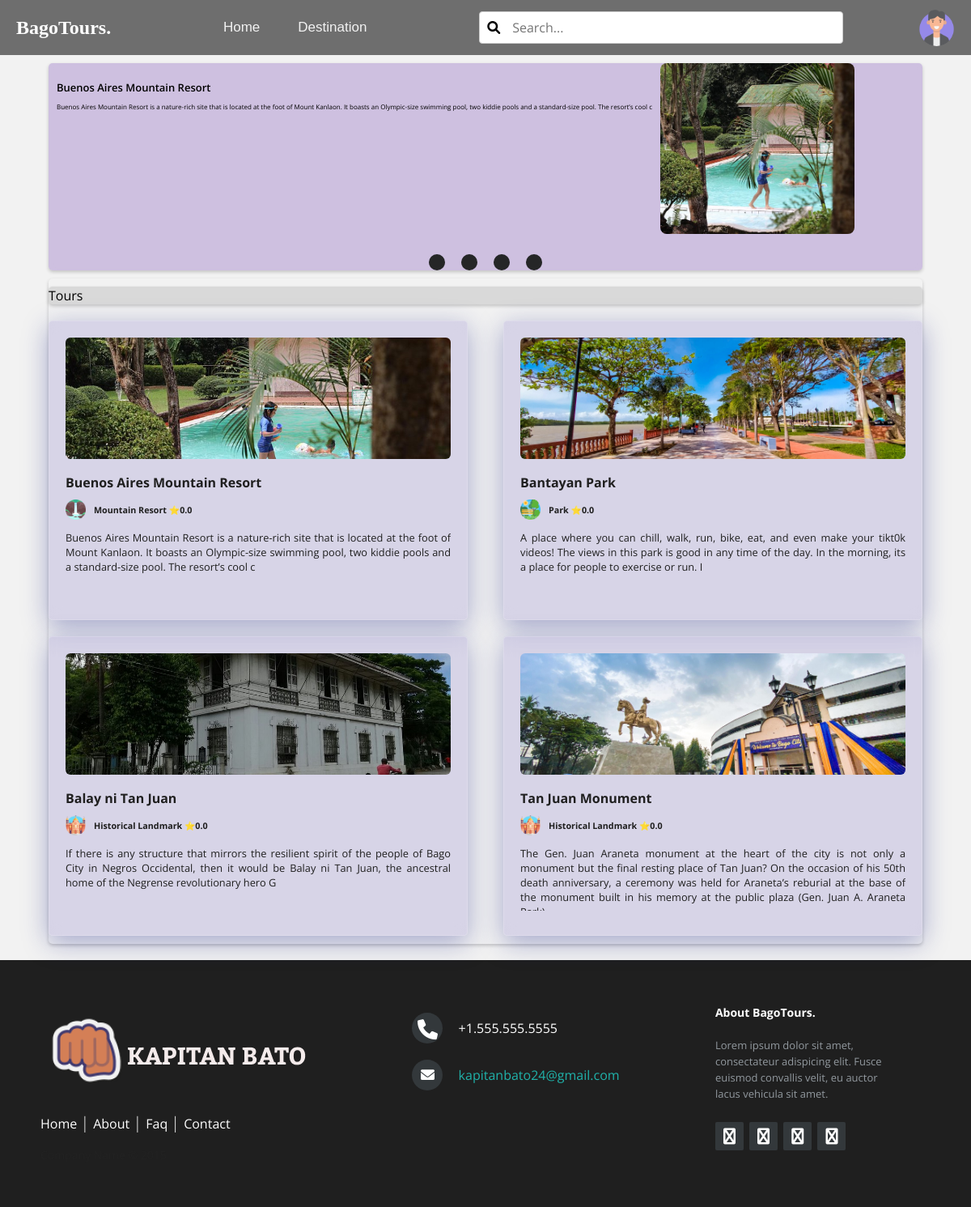
/user/home.php (signed in), run on the app's committed database.
### tables this page shows
CREATE TABLE `tours` (
  `id` int(50) NOT NULL,
  `user_id` int(50) NOT NULL,
  `img` varchar(50) NOT NULL,
  `title` varchar(200) NOT NULL,
  `address` varchar(200) NOT NULL,
  `latitude` varchar(50) NOT NULL,
  `longitude` varchar(50) NOT NULL,
  `type` varchar(50) NOT NULL,
  `description` varchar(1000) NOT NULL,
  `proof` varchar(50) NOT NULL,
  `proof_image` varchar(150) NOT NULL,
  `status` varchar(50) NOT NULL,
  `date_created` datetime NOT NULL DEFAULT current_timestamp(),
  `expiry` date DEFAULT NULL
);

### func/user_func.php (called while the page is built, shortened)
<?php
function getAllTours($conn)
{
    $sql = "SELECT * FROM tours WHERE status = 1";
    $stmt = $conn->prepare($sql);
    $stmt->execute();
    return $stmt->fetchAll(PDO::FETCH_ASSOC);
}
function getAverageRating($conn, $tour_id)
{
    $stmt = $conn->prepare("
        SELECT COALESCE(AVG(r.rating), 0) AS average_rating
        FROM review_rating r
        WHERE r.tour_id = :tour_id");
    $stmt->bindParam(":tour_id", $tour_id, PDO::PARAM_INT);
    $stmt->execute();
    return $stmt->fetchColumn() ?: 0;
}

### user/home.php (the view, shortened to what this page needs)
<?php
include("../func/user_func.php");
$tours = getAllTours($conn);
?>
<!DOCTYPE html>
<html>
<head>
  <link rel="stylesheet" href="https://cdnjs.cloudflare.com/ajax/libs/font-awesome/4.7.0/css/font-awesome.min.css">
  <link rel="stylesheet" href="https://cdnjs.cloudflare.com/ajax/libs/font-awesome/6.0.0-beta3/css/all.min.css">
  <link rel="stylesheet" href="assets/css/style.css">
 </head>
 <?php include('inc/topnav.php'); ?>
<body>
    <div class="content">
          <header class="recomendation">
        <?php
        $tab = 1;
        foreach ($tours as $tour) { ?>
          <div id="tab<?php echo $tab; ?>" class="tab <?php echo $tab === 1 ? 'active' : ''; ?>">
            <div class="tabcontainer">
              <div class="details">
                <h2><?php echo $tour['title'] ?></h2>
                <p><?php echo $tour['description'] ?></p>
              </div>
              <div>
                <img src="../upload/Tour Images/<?php echo $tour['img'] ?>" alt="">
              </div>
            </div>
          </div>
        <?php
          $tab++;
        }
        ?>
        <div class="circle-container">
          <?php for ($i = 1; $i < $tab; $i++) { ?>
            <button class="circle-button" onclick="showTab(<?php echo $i; ?>)"></button>
          <?php } ?>
        </div>
      </header>
      <aside class="cardmain">
      <div class="head">Tours</div>
        <?php
        foreach ($tours as $tour) {
          $average_rating = getAverageRating($conn, $tour['id']); ?>
          <a class="card" href="tour?tours=<?php echo $tour['id'] ?>">
            <img class="resorts" src="../upload/Tour Images/<?php echo $tour['img'] ?>" alt="">
            <h2><?php echo $tour['title'] ?></h2>
            <div class="logo" style="display: flex; align-items: center;">
              <img src="../assets/icons/<?php echo htmlspecialchars(strtok($tour['type'], " "), ENT_QUOTES, 'UTF-8'); ?>.png" alt="icon" style="width: 25px; height: 25px; margin-right: 10px;">
              <h6 style="margin: 0;">
                <?php echo htmlspecialchars($tour['type'], ENT_QUOTES, 'UTF-8'); ?>
                <h7 class="rating">⭐<?php echo number_format($average_rating, 1) ?></h7>
              </h6>
            </div>
            <p><?php echo $tour['description'] ?></p>
          </a>
        <?php }
        ?>
      </aside>
    </div>
  <?php include ('inc/footer.php') ?>
</body>
</html>

### user/assets/css/style.css (style rules this page uses)
body { margin: auto; font-family: Arial, Helvetica, sans-serif; background-color: #f2f2f2; align-content: center; width: 100%; }
.content { display: block; margin-top: 10px; width: 90%; margin: auto; }
.recomendation { flex: 1; background-color: #a98ecd80; backdrop-filter: blur(4.4px); -webkit-backdrop-filter: blur(4.4px); height: 256px; width: 100%; margin-top: 10px; margin-bottom: 10px; border-radius: 5px; box-shadow: 0px 2px 4px rgba(0, 0, 0, 0.2); }
.circle-container { display: flex; justify-content: center; margin-bottom: 20px; position: relative; }
.circle-button { width: 20px; height: 20px; background-color: #252627; color: white; border: none; border-radius: 50%; text-align: center; line-height: 50px; font-size: 20px; margin: 10px; cursor: pointer; transition: background-color 0.3s; }
.tab { display: none; }
.tab.active { display: block; }
.tabcontainer { display: flex; }
.details { padding: 10px; }
.recomendation h2 { font-size: 3rem; font-weight: bolder; margin-bottom: 10px; }
.recomendation p { font-size: 1.5rem; margin-bottom: 10px; }
.recomendation img { width: 240px; height: 211px; object-fit: cover; border-radius: 8px; margin-bottom: 10px; }
.head { display: flex; justify-content: space-between; align-items: center; background-color: #D9D9D9; height: auto !important; width: 100%; margin-top: 10px; margin-bottom: 10px; border-radius: 5px; box-shadow: 0px 2px 4px rgba(0, 0, 0, 0.2); }
.cardmain { display: flex; flex-wrap: wrap; justify-content: space-between; background-color: #f2f2f2; width: 100%; margin: 0 0 20px 0; border-radius: 5px; box-shadow: 0px 2px 4px rgba(0, 0, 0, 0.2); }
.card { text-decoration: none; color: #1f1f1f; background: rgba(152, 144, 205, 0.3); box-shadow: 0 8px 32px 0 rgba(31, 38, 135, 0.37); backdrop-filter: blur(8px); -webkit-backdrop-filter: blur(8px); border-radius: 10px; border: 1px solid rgba(255, 255, 255, 0.18); width: calc(45% - 10px); padding: 20px; margin-top: 10px; margin-bottom: 10px; border-radius: 5px; }
.card img { width: 100%; height: 150px; border-radius: 6px; object-fit: cover; }
.card h2 { font-size: 1rem; font-weight: bolder; margin-bottom: 10px; }
.card p { text-align: justify; font-size: 0.8rem; margin-bottom: 10px; white-space: normal; text-overflow: ellipsis; height: 80px; overflow: hidden; }
.details { color: black; display: flex; flex-direction: column; }
.details h2 { font-size: 10px; font-weight: 600; margin-bottom: 1px; }
.details h2 { font-size: 13px; font-weight: 600; margin-bottom: 1px; }
.details p { font-size: 8px; margin-bottom: 1px; }
* { font-family: Open Sans; }

### user/inc/footer.php (style rules this page uses)
* { font-family: Open Sans; }

### data on the page
tours: title "Buenos Aires Mountain Resort", description "Buenos Aires Mountain Resort is a nature-rich site that is located at the foot of Mount Kanlaon. It boasts an Olympic-size swimming pool, two kiddie pools and a standard-size pool. The resort’s cool c", img (picture), shows a picture, type "Mountain Resort", average_rating "0.0"
tours: img (picture), title "Bantayan Park", type (picture), type "Park", average_rating "0.0", description "A place where you can chill, walk, run, bike, eat, and even make your tikt0k videos! The views in this park is good in any time of the day. In the morning, its a place for people to exercise or run. I"
tours: img (picture), title "Balay ni Tan Juan", type "Historical Landmark", average_rating "0.0", description "If there is any structure that mirrors the resilient spirit of the people of Bago City in Negros Occidental, then it would be Balay ni Tan Juan, the ancestral home of the Negrense revolutionary hero G"
tours: img (picture), title "Tan Juan Monument", type "Historical Landmark", average_rating "0.0", description "The Gen. Juan Araneta monument at the heart of the city is not only a monument but the final resting place of Tan Juan? On the occasion of his 50th death anniversary, a ceremony was held for Araneta’s reburial at the base of the monument built in his memory at the public plaza (Gen. Juan A. Araneta…"
